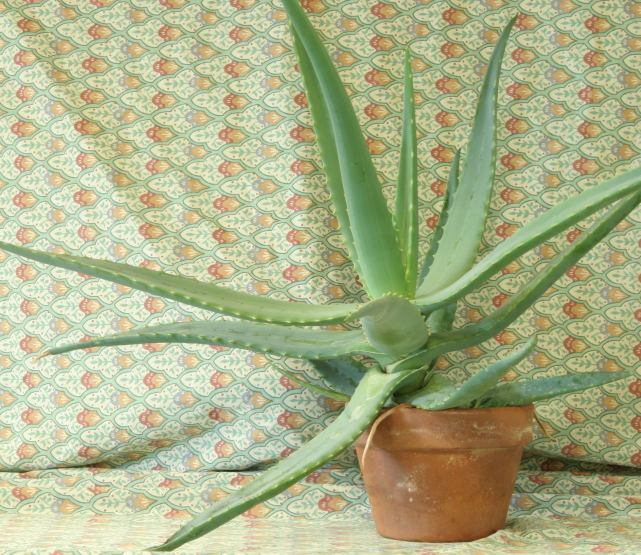
#> input picture notebooks/stereo/sample/aloeL.jpg, 1282 x 1110 px (shown at 1/2 size)
$ jupyter execute sample.ipynb   (shell and % lines are left out)
#> lines starting #> are read from the running program, lines starting #| are printed output that depends on the picture
[cell 1]
from __future__ import print_function
import numpy as np
import cv2 as cv

[cell 2]
import matplotlib
import matplotlib.pyplot as plt

[cell 3]
matplotlib.rcParams['figure.figsize'] = [15, 15]

[cell 4]
imgL = cv.pyrDown(cv.imread('aloeL.jpg'))  # downscale images for faster processing
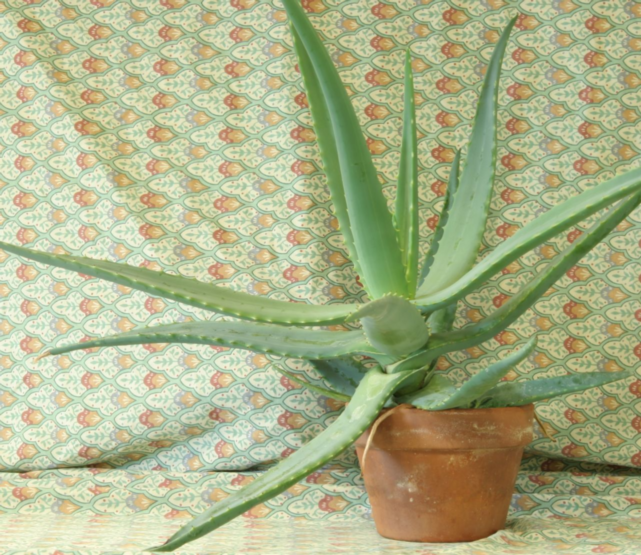
#> imgL: shape (555, 641, 3); mean B, G, R 136.6, 177.2, 171.2
imgR = cv.pyrDown(cv.imread('aloeR.jpg'))
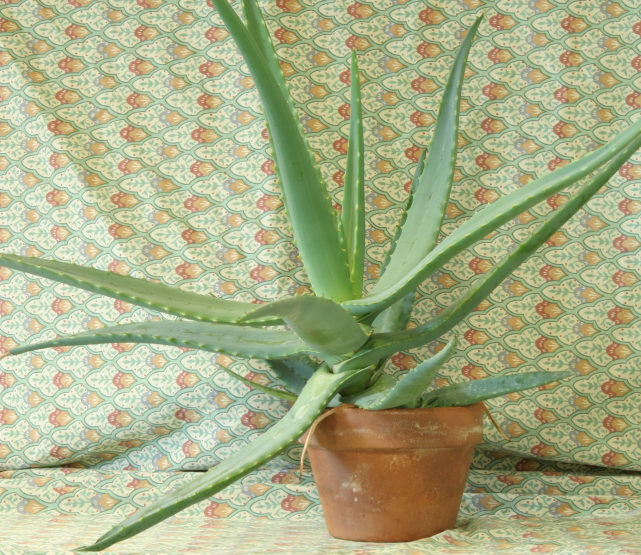
#> input picture notebooks/stereo/sample/aloeR.jpg, 1282 x 1110 px (shown at 1/2 size)
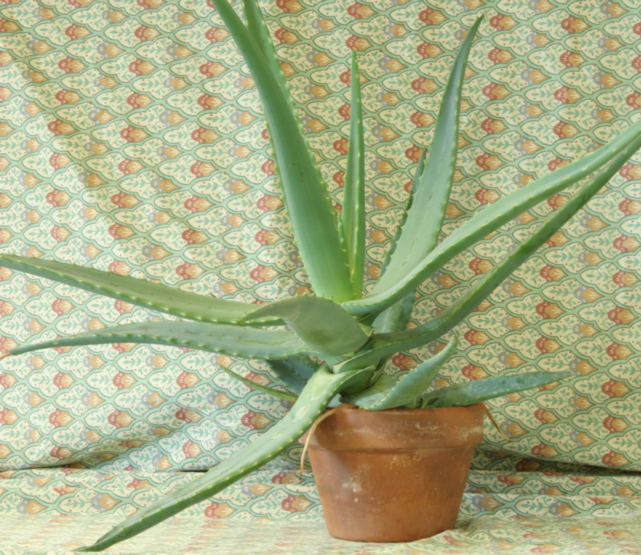
#> imgR: shape (555, 641, 3); mean B, G, R 134.1, 174.2, 168

[cell 5]
plt.subplot(121); plt.imshow(cv.cvtColor(imgL, cv.COLOR_BGR2RGB));
plt.subplot(122); plt.imshow(cv.cvtColor(imgR, cv.COLOR_BGR2RGB));
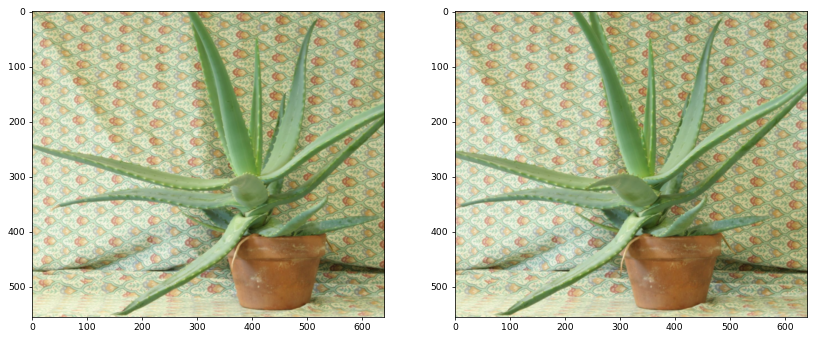
#> figure drawn by matplotlib, 2 panels

[cell 6]
# disparity range is tuned for 'aloe' image pair
window_size = 3
min_disp = 16
num_disp = 112-min_disp
stereo = cv.StereoSGBM_create(minDisparity = min_disp,
    numDisparities = num_disp,
    blockSize = 16,
    P1 = 8*3*window_size**2,
    P2 = 32*3*window_size**2,
    disp12MaxDiff = 1,
    uniquenessRatio = 10,
    speckleWindowSize = 100,
    speckleRange = 32
)
disp = stereo.compute(imgL, imgR).astype(np.float32) / 16.0
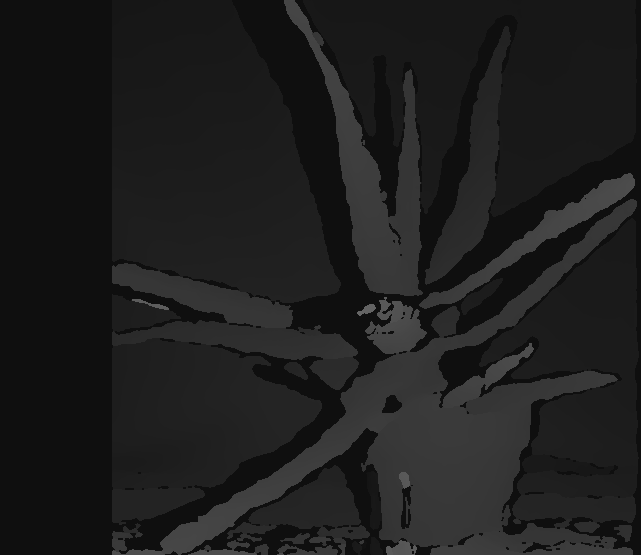
#> disp: shape (555, 641) float32; min 15, max 102.1, mean 29.9

[cell 7]
blended = cv.addWeighted(imgL,0.5,imgR,0.5,0)
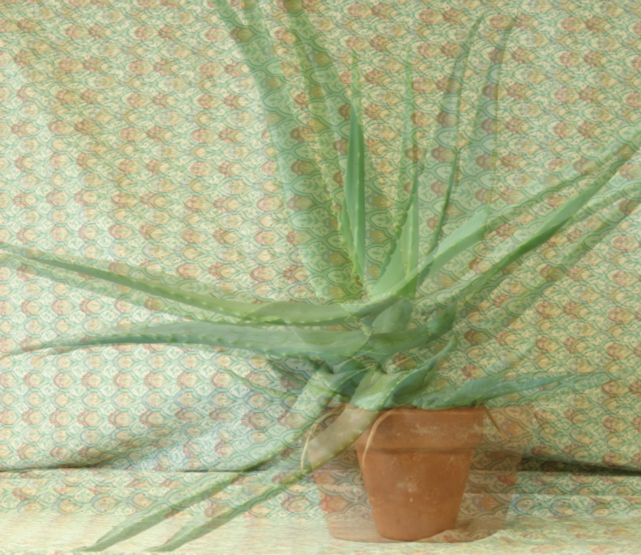
#> blended: shape (555, 641, 3); mean B, G, R 135.4, 175.7, 169.6
plt.subplot(121); plt.imshow(cv.cvtColor(blended, cv.COLOR_BGR2RGB));
plt.subplot(122); plt.imshow(disp,cmap='gray');
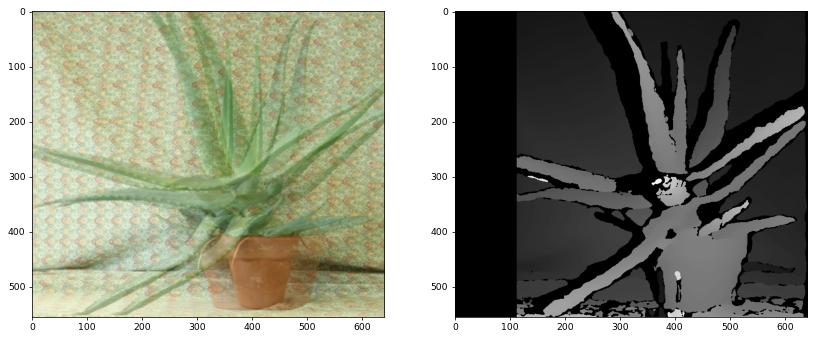
#> figure drawn by matplotlib, 2 panels
